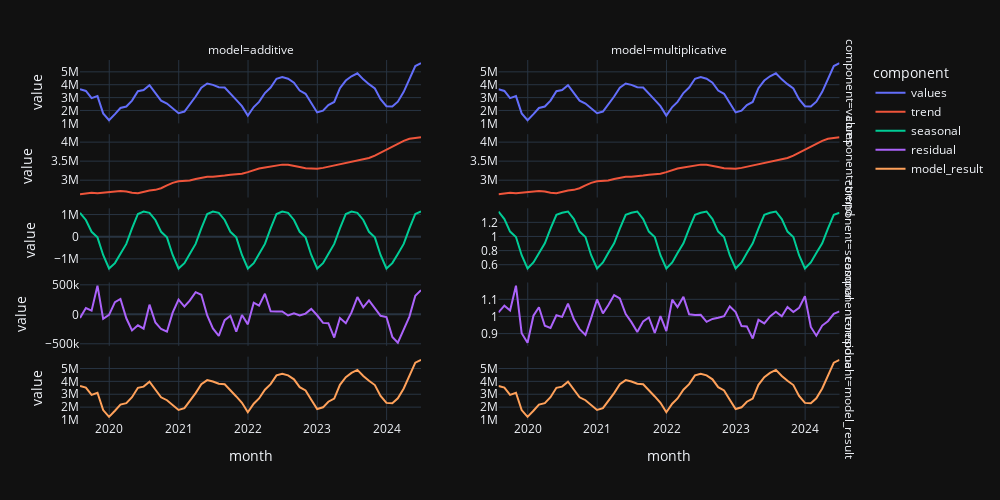

Notebook code for this chart:
### Code cell
import plotly.express as px

fig = px.line(
    data_frame=df,
    x='month',
    y='value',
    color='component',
    facet_col='model',
    facet_row='component',
    width=1000,
    height=500,
    facet_col_spacing=0.1,
)

fig.update_yaxes(matches=None)

for attr in dir(fig.layout):
    if attr.startswith("yaxis"):
        axis = getattr(fig.layout, attr)
        if axis:
            axis.showticklabels = True
        
fig
